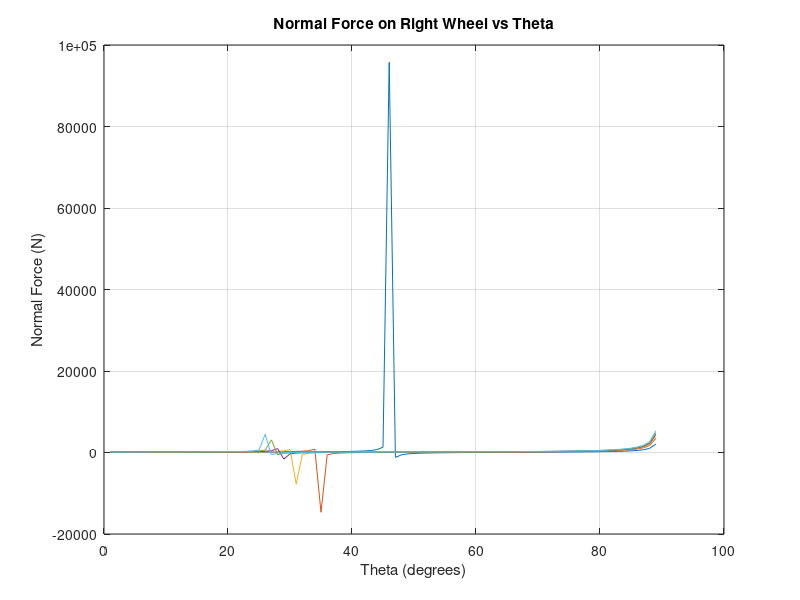

MATLAB code for this plot: (Note: this script raises an error after producing the figure.)
%% Mast Model (CASE 1: tipping side to side)
% model the normal force on a rover wheel as the rover tips with varying
% angles
%10/7/20
clc;
clear;
close all;
%% givens
m_top = linspace(0,5,6); %kg, mass on top of mast
m_mast = m_top; %mass of mast
m_body = 20; %kg, mass of rover body (17kg is mass of HERMES)
h_mast = 5;%linspace(10, 0, 5): %m, height of mast
w_body = 0.5; %m, width of body
l_body = 0.7; %m, length of body
h_body = 0.2; %m, height of body
g = 9.81; %kg-m/s2, gravity

figure(1)
%loop through different masses
for i = 1:6
    

%iterate through various angles created by obstacle
thetas = 0:1:90; % degrees

%% calculate the cgs
%for mast and top
z_mast = (h_body + (h_mast/2) + ((w_body/2)./sind(thetas))).*cosd(thetas);
z_top = (h_body + h_mast + ((w_body/2)./sind(thetas))).*cosd(thetas);
z_body = ((h_body/2) + (w_body./(2.*sind(thetas)))).*cosd(thetas);

y_mast = (z_mast - (h_body + (h_mast/2))./cosd(thetas))./tand(thetas);
y_top = (z_top - (h_body + h_mast)./cosd(thetas))./tand(thetas);
y_body = (z_body - (h_body./(2.*cosd(thetas))))./tand(thetas);


%for entire system
m_total = m_body + m_mast(i) + m_top(i); %total mass of entire system
z_cg = ((m_body*z_body) + (m_mast(i)*z_mast) + (m_top(i) * z_top))/m_total;
y_cg = ((m_body*y_body) + (m_mast(i)*y_mast) + (m_top(i) * y_top))/m_total;
%% Equations of Motion

%solve for normal force on right wheel
N_r = (y_cg.*(m_total*g))./((2.*y_cg.*cosd(thetas)) - (z_cg.*sind(thetas)));


%% Plot
plot(thetas, N_r)
title('Normal Force on Right Wheel vs Theta')
xlabel('Theta (degrees)')
ylabel('Normal Force (N)')

grid on
hold on
end
%mark angle where 7cm obstacle would be
xline(asind(0.07/w_body), '--r');
legend('Mass on Top = 0kg','Mass on Top = 1kg', 'Mass on Top = 2kg',...
    'Mass on Top = 3kg', 'Mass on Top = 4kg', 'Mass on Top = 5kg', 'Angle created by 7cm tall obstacle');


figure(2)
m_top = 5;
m_mast = 5;
h_mast = linspace(0, 5, 6); %m, height of mast
%loop through different heights
for i = 1:6
    

%iterate through various angles created by obstacle
thetas = 0:1:90; % degrees

%% calculate the cgs
%for mast and top
z_mast = (h_body + (h_mast(i)/2) + ((w_body/2)./sind(thetas))).*cosd(thetas);
z_top = (h_body + h_mast(i) + ((w_body/2)./sind(thetas))).*cosd(thetas);
z_body = ((h_body/2) + (w_body./(2.*sind(thetas)))).*cosd(thetas);

y_mast = (z_mast - (h_body + (h_mast(i)/2))./cosd(thetas))./tand(thetas);
y_top = (z_top - (h_body + h_mast(i))./cosd(thetas))./tand(thetas);
y_body = (z_body - (h_body./(2.*cosd(thetas))))./tand(thetas);


%for entire system
m_total = m_body + m_mast + m_top; %total mass of entire system
z_cg = ((m_body*z_body) + (m_mast*z_mast) + (m_top * z_top))/m_total;
y_cg = ((m_body*y_body) + (m_mast*y_mast) + (m_top * y_top))/m_total;
%% Equations of Motion

%solve for normal force on right wheel
N_r = (y_cg.*(m_total*g))./((2.*y_cg.*cosd(thetas)) - (z_cg.*sind(thetas)));


%% Plot
plot(thetas, N_r)
title('Normal Force on Right Wheel vs Theta')
xlabel('Theta (degrees)')
ylabel('Normal Force (N)')
grid on
hold on
end

%mark angle where 7cm obstacle would be
xline(asind(0.07/w_body), '--r');
legend('Height of Mast = 0m','Height of Mast = 1m', 'Height of Mast = 2m',...
    'Height of Mast = 3m', 'Height of Mast = 4m', 'Height of Mast = 5m', 'Angle created by 7cm tall obstacle');
